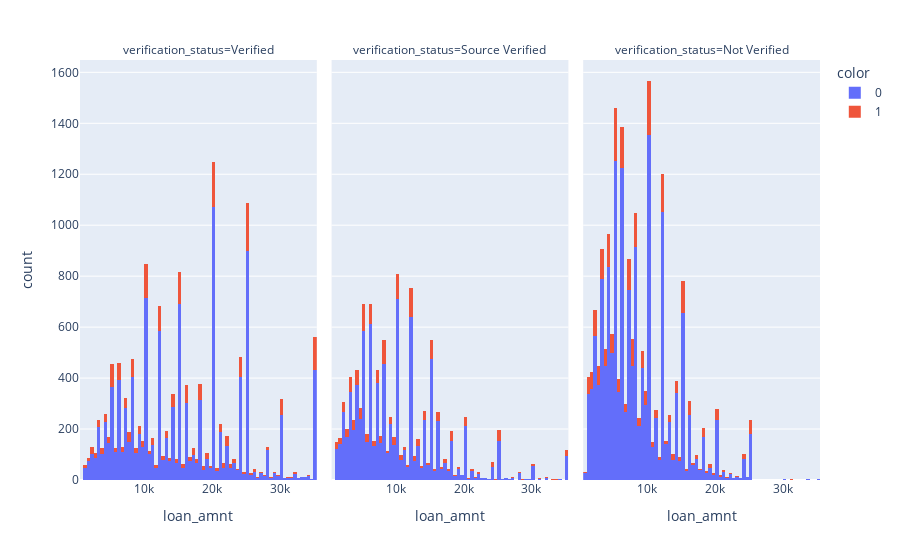

The cell this chart's notebook holds for it:
### Code cell
plx.histogram(df, "loan_amnt", color=y_target["loan_status_int"], facet_col=df["verification_status"])

### Figure 1 — Plotly figure (JSON) as saved in the notebook; plotly's stock layout.template omitted (floating-point values rounded to 4 significant figures; data arrays with more than 128 entries replaced by an {"elided": "..."} marker saying what was removed)
{"data": [{"alignmentgroup": "True", "bingroup": "x", "hovertemplate": "color=0<br>verification_status=Verified<br>loan_amnt=%{x}<br>count=%{y}<extra></extra>", "legendgroup": "0", "marker": {"color": "#636efa", "pattern": {"shape": ""}}, "name": "0", "offsetgroup": "0", "orientation": "v", "showlegend": true, "type": "histogram", "x": {"elided": "11235 int values"}, "xaxis": "x", "yaxis": "y"}, {"alignmentgroup": "True", "bingroup": "x", "hovertemplate": "color=0<br>verification_status=Source Verified<br>loan_amnt=%{x}<br>count=%{y}<extra></extra>", "legendgroup": "0", "marker": {"color": "#636efa", "pattern": {"shape": ""}}, "name": "0", "offsetgroup": "0", "orientation": "v", "showlegend": false, "type": "histogram", "x": {"elided": "8776 int values"}, "xaxis": "x2", "yaxis": "y2"}, {"alignmentgroup": "True", "bingroup": "x", "hovertemplate": "color=0<br>verification_status=Not Verified<br>loan_amnt=%{x}<br>count=%{y}<extra></extra>", "legendgroup": "0", "marker": {"color": "#636efa", "pattern": {"shape": ""}}, "name": "0", "offsetgroup": "0", "orientation": "v", "showlegend": false, "type": "histogram", "x": {"elided": "16102 int values"}, "xaxis": "x3", "yaxis": "y3"}, {"alignmentgroup": "True", "bingroup": "x", "hovertemplate": "color=1<br>verification_status=Verified<br>loan_amnt=%{x}<br>count=%{y}<extra></extra>", "legendgroup": "1", "marker": {"color": "#EF553B", "pattern": {"shape": ""}}, "name": "1", "offsetgroup": "1", "orientation": "v", "showlegend": true, "type": "histogram", "x": {"elided": "2236 int values"}, "xaxis": "x", "yaxis": "y"}, {"alignmentgroup": "True", "bingroup": "x", "hovertemplate": "color=1<br>verification_status=Source Verified<br>loan_amnt=%{x}<br>count=%{y}<extra></extra>", "legendgroup": "1", "marker": {"color": "#EF553B", "pattern": {"shape": ""}}, "name": "1", "offsetgroup": "1", "orientation": "v", "showlegend": false, "type": "histogram", "x": {"elided": "1530 int values"}, "xaxis": "x2", "yaxis": "y2"}, {"alignmentgroup": "True", "bingroup": "x", "hovertemplate": "color=1<br>verification_status=Not Verified<br>loan_amnt=%{x}<br>count=%{y}<extra></extra>", "legendgroup": "1", "marker": {"color": "#EF553B", "pattern": {"shape": ""}}, "name": "1", "offsetgroup": "1", "orientation": "v", "showlegend": false, "type": "histogram", "x": {"elided": "2656 int values"}, "xaxis": "x3", "yaxis": "y3"}], "layout": {"annotations": [{"font": {}, "showarrow": false, "text": "verification_status=Verified", "x": 0.16, "xanchor": "center", "xref": "paper", "y": 1, "yanchor": "bottom", "yref": "paper"}, {"font": {}, "showarrow": false, "text": "verification_status=Source Verified", "x": 0.5, "xanchor": "center", "xref": "paper", "y": 1, "yanchor": "bottom", "yref": "paper"}, {"font": {}, "showarrow": false, "text": "verification_status=Not Verified", "x": 0.84, "xanchor": "center", "xref": "paper", "y": 1, "yanchor": "bottom", "yref": "paper"}], "barmode": "relative", "legend": {"title": {"text": "color"}, "tracegroupgap": 0}, "margin": {"t": 60}, "xaxis": {"anchor": "y", "domain": [0, 0.32], "title": {"text": "loan_amnt"}}, "xaxis2": {"anchor": "y2", "domain": [0.34, 0.66], "matches": "x", "title": {"text": "loan_amnt"}}, "xaxis3": {"anchor": "y3", "domain": [0.68, 1.0], "matches": "x", "title": {"text": "loan_amnt"}}, "yaxis": {"anchor": "x", "domain": [0, 1], "title": {"text": "count"}}, "yaxis2": {"anchor": "x2", "domain": [0, 1], "matches": "y", "showticklabels": false}, "yaxis3": {"anchor": "x3", "domain": [0, 1], "matches": "y", "showticklabels": false}}}
